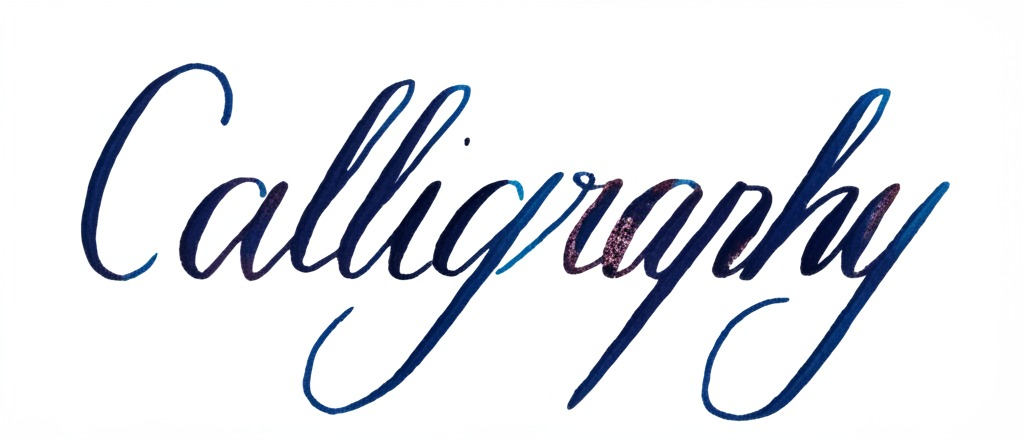
#> input picture backend/atest/calligraphic.png, 1024 x 440 px, found by its file name
$ python Right_Angle_Density.py
#> lines starting #> are read from the running program, lines starting #| are printed output that depends on the picture; after the words box and inside, x2 and y2 are one past the last pixel; in counts of white or black regions, pixels touching at a corner belong together
import cv2
import numpy as np
import matplotlib.pyplot as plt
import base64
from io import BytesIO


class RightAngleAnalyzer:
    """
    Analyzes an image of a word to detect right-angle corners formed by
    sufficiently long line segments, characteristic of block letters.
    Uses fixed internal parameters for preprocessing and analysis.
    """

    def __init__(self, image_input, is_base64=True):
        """
        Initializes the analyzer by loading the original color image.
        """
#> called with is_base64 = False
        self.img_color = None
        if is_base64:
            img_data = base64.b64decode(image_input)
            nparr = np.frombuffer(img_data, np.uint8)
            self.img_color = cv2.imdecode(nparr, cv2.IMREAD_COLOR)
            if self.img_color is None:
                raise ValueError("Could not decode base64 image as color.")
        else:
            self.img_color = cv2.imread(image_input, cv2.IMREAD_COLOR)
#> self.img_color is the input picture: shape (440, 1024, 3); mean B, G, R 234.2, 228.9, 226.8
            if self.img_color is None:
                raise ValueError(f"Could not read image as color at path: {image_input}")

        self.original_height, self.original_width = self.img_color.shape[:2]
#> self.original_height = 440; self.original_width = 1024
        self._reset_analysis_data()

    def _reset_analysis_data(self):
        """
        Clears intermediate data and results from previous analysis runs.
        """
        self.binary_image = None
        self.contours = []
        self.approximated_polygons = []
        self.filtered_right_angle_corners = []  # [(x, y, angle_deg), ...]
        self.metrics = {}  # Store final results here

    def _preprocess_image(self):
        """
        Applies fixed preprocessing steps to get a binary image.
        """
        # --- Fixed Preprocessing Parameters ---
        BLUR_KSIZE = 17
        THRESHOLD_BLOCK_SIZE = 11
        THRESHOLD_C = 2
        MORPH_CLOSE_KSIZE = 3

        # 1. Grayscale
        gray_image = cv2.cvtColor(self.img_color, cv2.COLOR_BGR2GRAY)
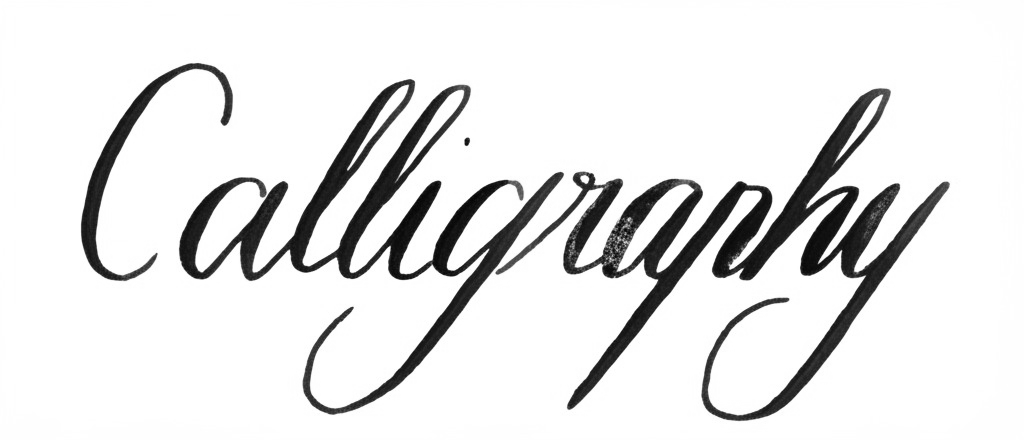
#> gray_image: shape (440, 1024); min 3, max 255, mean 228.9
        processed = gray_image.copy()

        # 2. Gaussian Blur
        if BLUR_KSIZE > 1:
            # Ensure ksize is odd
            ksize = BLUR_KSIZE if BLUR_KSIZE % 2 != 0 else BLUR_KSIZE + 1
            processed = cv2.GaussianBlur(processed, (ksize, ksize), 0)
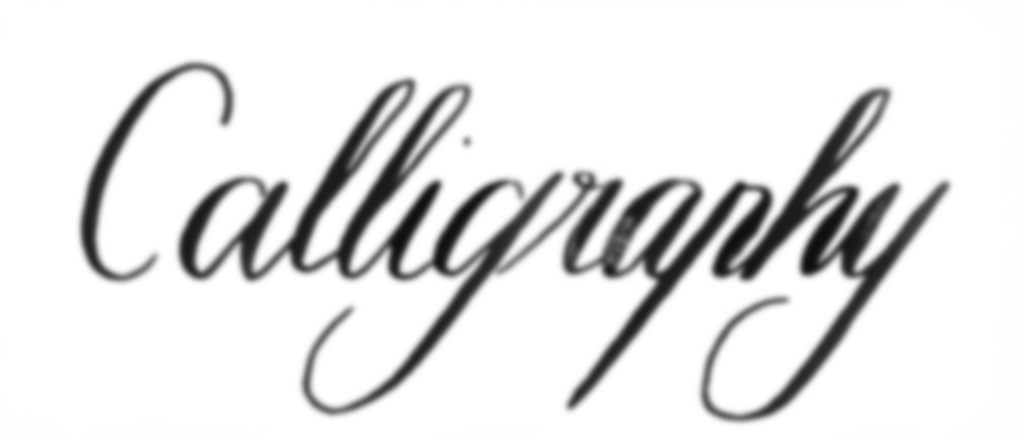
#> processed: shape (440, 1024); min 14, max 255, mean 228.9

        # 3. Adaptive Thresholding
        self.binary_image = cv2.adaptiveThreshold(
            processed, 255, cv2.ADAPTIVE_THRESH_GAUSSIAN_C,
            cv2.THRESH_BINARY_INV, THRESHOLD_BLOCK_SIZE, THRESHOLD_C
        )
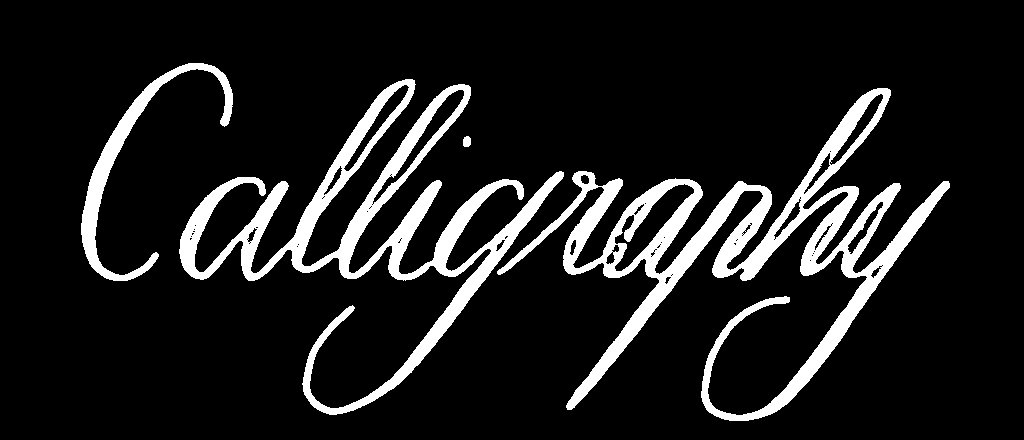
#> self.binary_image: shape (440, 1024); 11.3% white; 4 white regions, box (x1, y1, x2, y2) and area: (497, 88, 950, 421) 25366, (179, 79, 564, 415) 20964, (81, 63, 233, 281) 4292, (463, 136, 471, 147) 76

        # 4. Morphological Closing
        if MORPH_CLOSE_KSIZE > 0:
            kernel = np.ones((MORPH_CLOSE_KSIZE, MORPH_CLOSE_KSIZE), np.uint8)
            self.binary_image = cv2.morphologyEx(self.binary_image, cv2.MORPH_CLOSE, kernel)
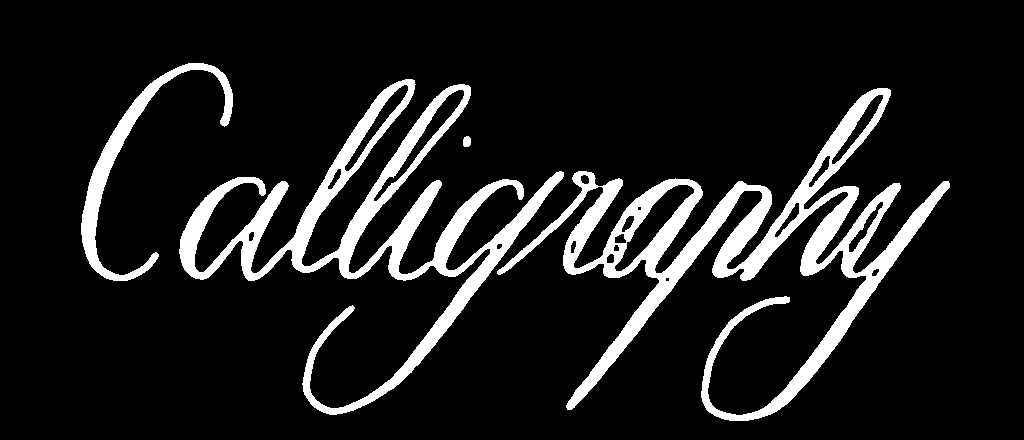
#> self.binary_image: shape (440, 1024); 11.3% white; 4 white regions

    def _calculate_angle(self, p1, p2, p3):
        """
        Calculates the angle (in degrees) at vertex p2 formed by p1-p2-p3.
        """
        v1 = np.array([p1[0] - p2[0], p1[1] - p2[1]])
        v2 = np.array([p3[0] - p2[0], p3[1] - p2[1]])

        len_v1 = np.linalg.norm(v1)
        len_v2 = np.linalg.norm(v2)

        if len_v1 == 0 or len_v2 == 0:
            return 180.0  # Treat collinear points as 180 degrees

        dot_product = np.dot(v1, v2)
        cos_angle = np.clip(dot_product / (len_v1 * len_v2), -1.0, 1.0)  # Clamp for stability
        angle_rad = np.arccos(cos_angle)
        angle_deg = np.degrees(angle_rad)
        return angle_deg

    def _analyze_contours(self):
        """
        Finds contours, approximates polygons, calculates vertex angles, AND
        filters for right-angle-like corners formed by sufficiently long segments,
        using fixed internal parameters.
        """
        # --- Fixed Analysis Parameters ---
        APPROX_EPSILON_FACTOR = 0.01    # Epsilon for polygon approximation (tune if needed)
        MIN_CONTOUR_LENGTH = 20         # Ignore contours smaller than this (pixels)
        MIN_SEGMENT_LENGTH_PIXELS = 10  # Min length for segments forming the corner (tune if needed)
        RIGHT_ANGLE_LOW_DEG = 80.0      # Lower bound for right-angle check
        RIGHT_ANGLE_HIGH_DEG = 100.0    # Upper bound for right-angle check

        # Find contours
        self.contours, _ = cv2.findContours(self.binary_image, cv2.RETR_LIST, cv2.CHAIN_APPROX_SIMPLE)
#> self.contours = 23 contours, 2 with area under 20; largest, box (x1, y1, x2, y2) and area: (497, 88, 950, 421) 27588, (179, 79, 564, 415) 21792, (81, 63, 233, 281) 3930, (614, 184, 695, 272) 1926, (373, 89, 465, 202) 1336

        # Reset results lists
        self.approximated_polygons = []
        self.filtered_right_angle_corners = []
        total_analyzed_contour_length = 0.0

        for cnt in self.contours:
            perimeter = cv2.arcLength(cnt, True)

            # Filter small contours (likely noise)
            if perimeter < MIN_CONTOUR_LENGTH:
                continue
            total_analyzed_contour_length += perimeter

            # Approximate contour with a polygon
            epsilon = APPROX_EPSILON_FACTOR * perimeter
            approx_poly = cv2.approxPolyDP(cnt, epsilon, True)
            self.approximated_polygons.append(approx_poly)

            # Analyze angles if the polygon has at least 3 vertices
            if len(approx_poly) >= 3:
                num_vertices = len(approx_poly)
                for i in range(num_vertices):
                    # Get points forming the angle at vertex 'i'
                    p_prev = approx_poly[i - 1][0]  # Handles wrap-around
                    p_curr = approx_poly[i][0]
                    p_next = approx_poly[(i + 1) % num_vertices][0]  # Handles wrap-around

                    # Calculate lengths of the two segments forming the angle
                    len_prev_curr = np.linalg.norm(p_curr - p_prev)
                    len_curr_next = np.linalg.norm(p_next - p_curr)

                    # Apply segment length filter
                    if len_prev_curr >= MIN_SEGMENT_LENGTH_PIXELS and \
                            len_curr_next >= MIN_SEGMENT_LENGTH_PIXELS:

                        # Calculate angle only if segments are long enough
                        angle = self._calculate_angle(p_prev, p_curr, p_next)

                        # Check if angle is within the defined right-angle range
                        if RIGHT_ANGLE_LOW_DEG <= angle <= RIGHT_ANGLE_HIGH_DEG:
                            corner_data = (p_curr[0], p_curr[1], angle)
                            self.filtered_right_angle_corners.append(corner_data)
#> this loop made 23 passes
#> (perimeter, total_analyzed_contour_length, epsilon, num_vertices) on passes 11, 13, 16, 18, 19, 20, 21, 22, 23: (94.23, 322.4, 0.942, 10), (256.1, 716.5, 2.56, 9), (85.74, 890.9, 0.857, 11), (187.8, 1108.6, 1.88, 8), (311.9, 1420.5, 3.12, 5), (4159, 5579.5, 41.59, 26), (231.1, 5810.6, 2.31, 9), (3716.2, 9526.8, 37.16, 17), (854.7, 10381.6, 8.55, 16)
#> (perimeter, total_analyzed_contour_length, epsilon, num_vertices) on passes 2, 3, 4, 6, 7, 8: (26.14, 26.14, 0.261, 14), (30.73, 56.87, 0.307, 8), (22.49, 79.36, 0.225, 12), (33.31, 112.7, 0.333, 12), (38.73, 151.4, 0.387, 10), (27.31, 178.7, 0.273, 10)

        # Store length for density calculation
        self.metrics['total_analyzed_contour_length'] = total_analyzed_contour_length

    def _calculate_metrics(self):
        """
        Calculates aggregate metrics based ONLY on filtered right-angle corners.
        """
        num_filtered_right = len(self.filtered_right_angle_corners)
        total_len = self.metrics.get('total_analyzed_contour_length', 0.0)

        self.metrics['right_angle_corner_count'] = num_filtered_right  # Simplified metric name

        # Calculate density (corners per 1000 pixels of contour length)
        if total_len > 0:
            self.metrics['right_angle_corner_density'] = (num_filtered_right / total_len) * 1000
        else:
            self.metrics['right_angle_corner_density'] = 0.0

    def _generate_visualization(self):
        """ Generates visualization showing polygons and filtered right-angle corners. """
        # --- Fixed Visualization Parameters ---
        FIGURE_SIZE = (15, 6)               # Overall figure size
        POLY_COLOR = (0, 255, 0)            # Green for polygon lines (BGR)
        RIGHT_CORNER_COLOR = (255, 0, 255)  # Magenta for corner markers (BGR)
        CORNER_MARKER_SIZE = 7              # Radius of corner markers
        LINE_THICKNESS = 1                  # Thickness for polygon lines
        LAYOUT_PADDING = 1.5                # Padding for subplot layout

        graphs = []  # List to hold base64 encoded graphs
        if self.img_color is None or self.binary_image is None:
            print("Warning: Cannot generate visualization, required data missing.")
            return graphs

        # --- Create Visualization Images ---
        # Background for polygons (start with binary, convert to BGR)
        vis_polygons = cv2.cvtColor(self.binary_image, cv2.COLOR_GRAY2BGR)
#> vis_polygons: shape (440, 1024, 3); 11.3% white; 4 white regions, box (x1, y1, x2, y2) and area: (497, 88, 950, 421) 25647, (179, 79, 564, 415) 21068, (81, 63, 233, 281) 4295, (463, 136, 471, 147) 76
        cv2.polylines(vis_polygons, self.approximated_polygons, isClosed=True, color=POLY_COLOR,
                      thickness=LINE_THICKNESS)
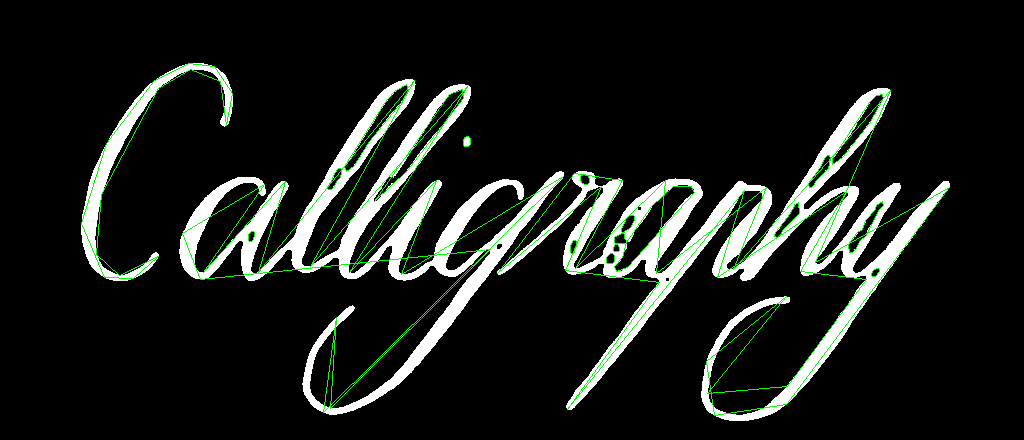
#> vis_polygons: shape (440, 1024, 3); mean B, G, R 26.8, 30.8, 26.8

        # Background for corners (start with original color, convert to RGB for matplotlib)
        vis_corners = cv2.cvtColor(self.img_color, cv2.COLOR_BGR2RGB)
        corner_count = len(self.filtered_right_angle_corners)
        # Draw filtered corners onto the color image copy
        for (x, y, angle) in self.filtered_right_angle_corners:
            cv2.circle(vis_corners, (x, y), CORNER_MARKER_SIZE, RIGHT_CORNER_COLOR, -1)  # Filled circle
#> this loop made 2 passes
#> (x, y, angle) on passes 1 to 2: (714, 415, 89.74), (182, 233, 99.49)
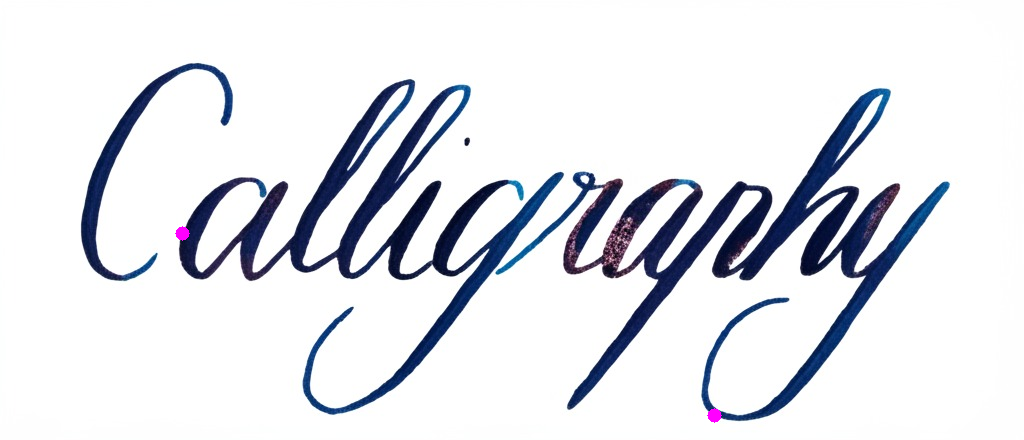
#> vis_corners: shape (440, 1024, 3); mean R, G, B 226.8, 228.8, 234.2

        # --- Create Matplotlib Figure ---
        plt.figure("Right Angle Analysis", figsize=FIGURE_SIZE)

        # Plot 1: Original Image
        plt.subplot(1, 3, 1)
        plt.imshow(cv2.cvtColor(self.img_color, cv2.COLOR_BGR2RGB))  # Ensure RGB for display
        plt.title("Original Image")
        plt.axis('off')

        # Plot 2: Polygons on Binary
        plt.subplot(1, 3, 2)
        plt.imshow(cv2.cvtColor(vis_polygons, cv2.COLOR_BGR2RGB))  # Convert BGR polygon image to RGB
        plt.title("Approximated Polygons (Green)")
        plt.axis('off')

        # Plot 3: Detected Corners on Original
        plt.subplot(1, 3, 3)
        plt.imshow(vis_corners)  # Already RGB
        plt.title(f"Filtered ~90° Corners ({corner_count}, Magenta)")
        plt.axis('off')

        # Adjust layout and save to buffer
        plt.tight_layout(pad=LAYOUT_PADDING)
        buf = BytesIO()
        plt.savefig(buf, format='png', bbox_inches='tight')
        buf.seek(0)
        plot_base64 = base64.b64encode(buf.getvalue()).decode('utf-8')
        plt.close()  # Close the figure to free memory

        graphs.append(plot_base64)
        return graphs

    def analyze(self, debug=False):
        """
        Orchestrates the analysis using fixed internal parameters.
        """
        self._reset_analysis_data()  # Clear previous results
        self._preprocess_image()
        self._analyze_contours()  # Uses fixed internal parameters
        self._calculate_metrics()

        result = {'metrics': self.metrics.copy()}  # Return a copy of metrics

        # Add graphs only if debug is True and no error occurred
        if debug and 'error' not in self.metrics:
            try:
                graphs = self._generate_visualization()
                result['graphs'] = graphs
            except Exception as e:
                print(f"Error generating visualization: {e}")
                result['graphs'] = []  # Ensure graphs key exists but is empty
        else:
            result['graphs'] = []  # Ensure graphs key exists but is empty

        # Add preprocessed image
        _, preprocessed_image_buffer = cv2.imencode(".png", self.binary_image)
        preprocessed_image_base64 = base64.b64encode(preprocessed_image_buffer).decode('utf-8')
        result['preprocessed_image'] = preprocessed_image_base64

        return result

# === Example Usage (remains the same) ===
if __name__ == "__main__":
    image_path = r"C:\Users\Samson\Desktop\Coding\IPPR\NoteMercy_Extension\backend\atest\calligraphic.png" # <<< CHANGE THIS
    analyzer = RightAngleAnalyzer(image_path, is_base64=False)
    results = analyzer.analyze(debug=True)

    print("\n===== Right Angle Analysis Results =====")
    metrics = results['metrics']
    for key, value in metrics.items():
        if isinstance(value, float):
            print(f"{key}: {value:.4f}")
        else:
            print(f"{key}: {value}")
#> this loop made 3 passes
#> (key, value) on passes 1 to 3: ('total_analyzed_contour_length', 10381.6), ('right_angle_corner_count', 2), ('right_angle_corner_density', 0.193)
#| total_analyzed_contour_length: 10381.5803
#| right_angle_corner_count: 2
#| right_angle_corner_density: 0.1926

    # Display the image directly without saving
    if results['graphs']:
        from PIL import Image
        import io

        print("\nDisplaying visualization...")
        img_data = base64.b64decode(results['graphs'][0])
        img = Image.open(io.BytesIO(img_data))
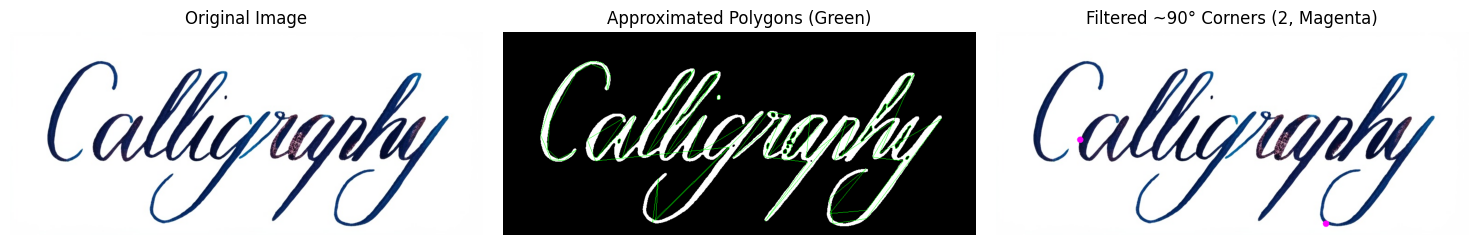
#> img: PIL image 1478x245 RGBA; mean R, G, B, A 177.7, 179.8, 181.6, 255
        img.show()
    print("\nDisplaying preprocessed_image...")
    preprocessed_img_data = base64.b64decode(results['preprocessed_image'])
    preprocessed_img = Image.open(io.BytesIO(preprocessed_img_data))
    preprocessed_img.show()
